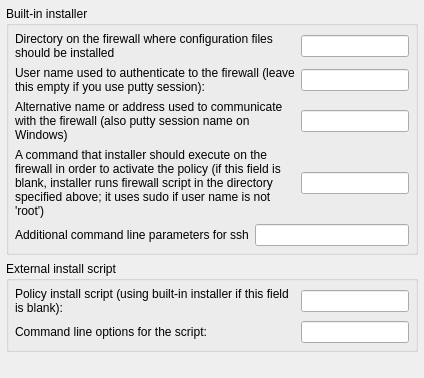
     <widget class="QWidget" name="tab2" >
      <attribute name="title" >
       <string>Installer</string>
      </attribute>
      <layout class="QGridLayout" >
       <property name="margin" >
        <number>6</number>
       </property>
       <property name="spacing" >
        <number>6</number>
       </property>
       <item row="2" column="0" >
        <spacer>
         <property name="orientation" >
          <enum>Qt::Vertical</enum>
         </property>
         <property name="sizeType" >
          <enum>QSizePolicy::Expanding</enum>
         </property>
         <property name="sizeHint" >
          <size>
           <width>20</width>
           <height>20</height>
          </size>
         </property>
        </spacer>
       </item>
       <item row="0" column="0" >
        <spacer>
         <property name="orientation" >
          <enum>Qt::Vertical</enum>
         </property>
         <property name="sizeType" >
          <enum>QSizePolicy::Fixed</enum>
         </property>
         <property name="sizeHint" >
          <size>
           <width>20</width>
           <height>20</height>
          </size>
         </property>
        </spacer>
       </item>
       <item row="1" column="0" >
        <widget class="QGroupBox" name="groupBox3" >
         <property name="title" >
          <string>External install script</string>
         </property>
         <layout class="QGridLayout" >
          <property name="margin" >
           <number>6</number>
          </property>
          <property name="spacing" >
           <number>6</number>
          </property>
          <item row="0" column="1" >
           <widget class="QLineEdit" name="installScript" >
            <property name="sizePolicy" >
             <sizepolicy>
              <hsizetype>0</hsizetype>
              <vsizetype>0</vsizetype>
              <horstretch>0</horstretch>
              <verstretch>0</verstretch>
             </sizepolicy>
            </property>
           </widget>
          </item>
          <item row="0" column="0" >
           <widget class="QLabel" name="textLabel5_2" >
            <property name="sizePolicy" >
             <sizepolicy>
              <hsizetype>7</hsizetype>
              <vsizetype>5</vsizetype>
              <horstretch>0</horstretch>
              <verstretch>0</verstretch>
             </sizepolicy>
            </property>
            <property name="text" >
             <string>Policy install script (using built-in installer if this field is blank):</string>
            </property>
            <property name="alignment" >
             <set>Qt::AlignLeading|Qt::AlignLeft|Qt::AlignVCenter</set>
            </property>
            <property name="wordWrap" >
             <bool>true</bool>
            </property>
           </widget>
          </item>
          <item row="1" column="0" >
           <widget class="QLabel" name="textLabel6_2" >
            <property name="sizePolicy" >
             <sizepolicy>
              <hsizetype>7</hsizetype>
              <vsizetype>5</vsizetype>
              <horstretch>0</horstretch>
              <verstretch>0</verstretch>
             </sizepolicy>
            </property>
            <property name="text" >
             <string>Command line options for the script:</string>
            </property>
            <property name="alignment" >
             <set>Qt::AlignLeading|Qt::AlignLeft|Qt::AlignVCenter</set>
            </property>
            <property name="wordWrap" >
             <bool>true</bool>
            </property>
           </widget>
          </item>
          <item row="1" column="1" >
           <widget class="QLineEdit" name="installScriptArgs" >
            <property name="sizePolicy" >
             <sizepolicy>
              <hsizetype>0</hsizetype>
              <vsizetype>0</vsizetype>
              <horstretch>0</horstretch>
              <verstretch>0</verstretch>
             </sizepolicy>
            </property>
           </widget>
          </item>
         </layout>
        </widget>
       </item>
       <item row="0" column="0" >
        <widget class="QGroupBox" name="groupBox4" >
         <property name="title" >
          <string>Built-in installer</string>
         </property>
         <layout class="QGridLayout" >
          <property name="margin" >
           <number>6</number>
          </property>
          <property name="spacing" >
           <number>6</number>
          </property>
          <item row="0" column="0" >
           <widget class="QLabel" name="label556" >
            <property name="text" >
             <string>Directory on the firewall where configuration files should be installed</string>
            </property>
            <property name="alignment" >
             <set>Qt::AlignLeading|Qt::AlignLeft|Qt::AlignVCenter</set>
            </property>
            <property name="wordWrap" >
             <bool>true</bool>
            </property>
           </widget>
          </item>
          <item row="0" column="1" >
           <widget class="QLineEdit" name="ipf_fw_dir" >
            <property name="sizePolicy" >
             <sizepolicy>
              <hsizetype>0</hsizetype>
              <vsizetype>0</vsizetype>
              <horstretch>0</horstretch>
              <verstretch>0</verstretch>
             </sizepolicy>
            </property>
           </widget>
          </item>
          <item row="4" column="0" colspan="2" >
           <layout class="QHBoxLayout" >
            <property name="margin" >
             <number>0</number>
            </property>
            <property name="spacing" >
             <number>6</number>
            </property>
            <item>
             <widget class="QLabel" name="textLabel1_7" >
              <property name="text" >
               <string>Additional command line parameters for ssh</string>
              </property>
              <property name="wordWrap" >
               <bool>false</bool>
              </property>
             </widget>
            </item>
            <item>
             <widget class="QLineEdit" name="sshArgs" >
              <property name="sizePolicy" >
               <sizepolicy>
                <hsizetype>7</hsizetype>
                <vsizetype>0</vsizetype>
                <horstretch>0</horstretch>
                <verstretch>0</verstretch>
               </sizepolicy>
              </property>
             </widget>
            </item>
           </layout>
          </item>
          <item row="3" column="0" >
           <widget class="QLabel" name="textLabel1_4" >
            <property name="text" >
             <string>A command that installer should execute on the firewall in order to activate the policy (if this field is blank, installer runs firewall script in the directory specified above; it uses sudo if user name is not 'root')</string>
            </property>
            <property name="alignment" >
             <set>Qt::AlignVCenter</set>
            </property>
            <property name="wordWrap" >
             <bool>true</bool>
            </property>
           </widget>
          </item>
          <item row="3" column="1" >
           <widget class="QLineEdit" name="activationCmd" >
            <property name="sizePolicy" >
             <sizepolicy>
              <hsizetype>0</hsizetype>
              <vsizetype>0</vsizetype>
              <horstretch>0</horstretch>
              <verstretch>0</verstretch>
             </sizepolicy>
            </property>
           </widget>
          </item>
          <item row="2" column="0" >
           <widget class="QLabel" name="textLabel1_3" >
            <property name="text" >
             <string>Alternative name or address used to communicate with the firewall (also putty session name on Windows)</string>
            </property>
            <property name="alignment" >
             <set>Qt::AlignLeading|Qt::AlignLeft|Qt::AlignTop</set>
            </property>
            <property name="wordWrap" >
             <bool>true</bool>
            </property>
           </widget>
          </item>
          <item row="2" column="1" >
           <widget class="QLineEdit" name="altAddress" >
            <property name="sizePolicy" >
             <sizepolicy>
              <hsizetype>0</hsizetype>
              <vsizetype>0</vsizetype>
              <horstretch>0</horstretch>
              <verstretch>0</verstretch>
             </sizepolicy>
            </property>
           </widget>
          </item>
          <item row="1" column="1" >
           <widget class="QLineEdit" name="ipf_user" >
            <property name="sizePolicy" >
             <sizepolicy>
              <hsizetype>0</hsizetype>
              <vsizetype>0</vsizetype>
              <horstretch>0</horstretch>
              <verstretch>0</verstretch>
             </sizepolicy>
            </property>
           </widget>
          </item>
          <item row="1" column="0" >
           <widget class="QLabel" name="textLabel1_2" >
            <property name="text" >
             <string>User name used to authenticate to the firewall (leave this empty if you use putty session):</string>
            </property>
            <property name="alignment" >
             <set>Qt::AlignLeading|Qt::AlignLeft|Qt::AlignVCenter</set>
            </property>
            <property name="wordWrap" >
             <bool>true</bool>
            </property>
           </widget>
          </item>
         </layout>
        </widget>
       </item>
      </layout>
     </widget>
